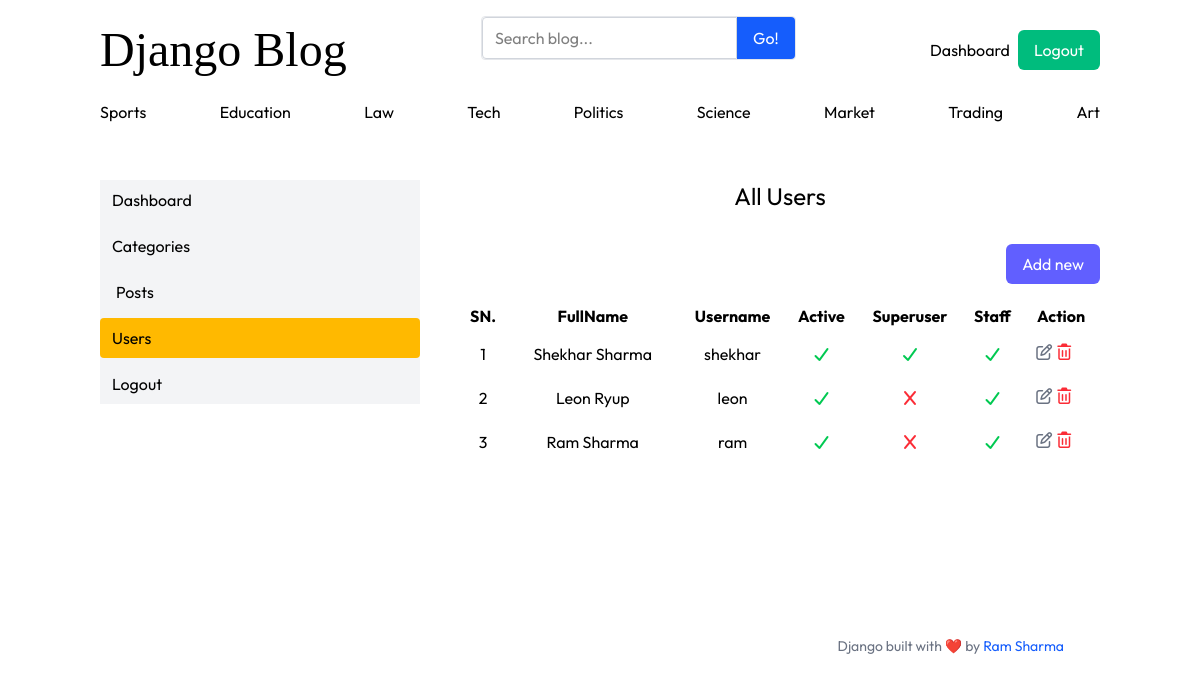
/dashboard/users (signed in), run on the app's committed database.
### blogs/models.py (models this page shows)
class Category(models.Model):
    category_name=models.CharField(max_length=100,unique=True)
    created_at=models.DateTimeField(auto_now_add=True)
    updated_at=models.DateTimeField(auto_now=True)
    class Meta:
        verbose_name_plural='categories'
    def __str__(self):
        return self.category_name

### dashboard/views.py (the view)
# urls.py: path('users',views.users,name="users"),
@permission_required('auth.view_user',raise_exception=True)
def users(request):
   users=User.objects.all()
   return render(request,'dashboard/view_users.html',context={'users':users})

### assignments/context_processors.py (called while the page is built)
def get_social_medias(request):
    social_links=SocialMedia.objects.all()
    return dict(social_links=social_links)

### blogs/context_processors.py (called while the page is built)
def categories_processor(request):
    categories=Category.objects.all()
    return dict(categories=categories)

### templates/Dashboard/view_users.html (shortened to what this page needs)
{% extends 'base.html' %}
{% block content %}
  <div class="w-full mx-auto mt-10">
    <div class="flex gap-10">
      {% include 'Dashboard/sidebar.html' %}
      {% if perms.auth.view_user %}
        <div class="flex flex-col gap-4 w-full">
          <h1 class="text-2xl text-center mb-4">All Users</h1>
          <a href="{% url 'add_user' %}" class="px-4 w-fit self-end cursor-pointer p-2 h-fit bg-indigo-500 rounded-md text-white">Add new</a>
          <div class="flex flex-col w-full h-80 overflow-y-scroll">
            <table class="table-auto">
              <thead>
                <tr>
                  <th class="p-1.5">SN.</th>
                  <th class="p-1.5">FullName</th>
                  <th class="p-1.5">Username</th>
                  <th class="p-1.5">Active</th>
                  <th class="p-1.5">Superuser</th>
                  <th class="p-1.5">Staff</th>
                  <th class="p-1.5">Action</th>
                </tr>
              </thead>
              <tbody>
                {% for user in users %}
                  <tr class="transition-all duration-200 cursor-pointer ease-in-out hover:bg-gray-100">
                    <td class="p-3 text-center">{{ forloop.counter }}</td>
                    <td class="p-3 text-center">{{ user.first_name }} {{ user.last_name }}</td>
                    <td class="p-3 text-center">{{ user.username }}</td>
                    <td class="p-3 text-center">
                      {% if user.is_active %}
                        <i class="fa-solid fa-check text-green-500"></i>
                      {% else %}
                        <i class="fa-solid fa-x text-red-500"></i>
                      {% endif %}
                    </td>
                    <td class="p-3 text-center">
                      {% if user.is_superuser %}
                        <i class="fa-solid fa-check text-green-500"></i>
                      {% else %}
                        <i class="fa-solid fa-x text-red-500"></i>
                      {% endif %}
                    </td>
                    <td class="p-3 text-center">
                      {% if user.is_staff %}
                        <i class="fa-solid fa-check text-green-500"></i>
                      {% else %}
                        <i class="fa-solid fa-x text-red-500"></i>
                      {% endif %}
                    </td>
                    <td class="p-3 text-center flex items-center">
                      <a href="{% url 'edit_user' user.id %}"><i class="fa-regular fa-pen-to-square text-gray-500"></i></a>
                      <a href="{% url 'delete_user' user.id %}"><i class="fa-regular fa-trash-can text-red-500"></i></a>
                    </td>
                  </tr>
                {% endfor %}
              </tbody>
            </table>
          </div>
        </div>
      {% else %}
        <h2 class="text-5xl font-serif">You arenot allowded to view this page</h2>
      {% endif %}
    </div>
  </div>
{% endblock %}

### templates/base.html (shortened to what this page needs)
{% load static %}
<html lang="en">
  <head>
    <link rel="stylesheet" href="https://cdnjs.cloudflare.com/ajax/libs/font-awesome/7.0.1/css/all.min.css" />
    <link rel="stylesheet" href="{% static 'src/css/output.css' %}" />
  </head>
  <body class="font-sans">
    <div class="w-full min-h-screen">
      <div class="w-10/12 mx-auto flex flex-col pt-4 gap-4">
        <nav class="flex justify-between w-full items-center">
          <h2 class="text-5xl font-serif"><a href="{% url 'home' %}">Django Blog</a></h2>
          <div class="bg-white border border-gray-200 rounded mb-6">
            <form action="{% url 'search_blog' %}" method="get" class="flex">
              <input name="keyword" value="{{ keyword }}" class="flex-1 border border-gray-300 rounded-l px-3 py-2 focus:outline-none focus:ring-2 focus:ring-blue-500" type="text" placeholder="Search blog..." aria-label="Enter search term..." aria-describedby="button-search" />
              <button type="submit" class="bg-blue-600 cursor-pointer text-white px-4 py-2 rounded-r hover:bg-blue-700" id="button-search" type="button">Go!</button>
            </form>
          </div>
          {% if not user.is_authenticated %}
            <div class="flex gap-2">
              <a href="{% url 'login' %}" class="px-4 cursor-pointer p-2 h-fit bg-amber-400 rounded-md text-black">Login</a>
              <a href="{% url 'register' %}" class="px-4 cursor-pointer h-fit rounded-md bg-slate-800 text-white p-2">Register</a>
            </div>
          {% else %}
            <div class="flex gap-2 items-center">
              <a href="{% url 'dashboard' %}">Dashboard</a>
              <a href="{% url 'logout' %}" class="px-4 cursor-pointer h-fit rounded-md bg-emerald-500 text-white p-2">Logout</a>
            </div>
          {% endif %}
        </nav>
        <div class="flex w-full justify-between">
          {% for category in categories %}
            <a href="{% url 'get_category_posts' category.id %}">{{ category }}</a>
          {% endfor %}
        </div>
        {% block content %}
        {% endblock %}
        <footer class="text-sm text-gray-500 text-end pr-9">
          Django built with ❤️ by <span class="text-blue-600">Ram Sharma</span>
        </footer>
      </div>
    </div>
  </body>
</html>

### data on the page
Category: category_name "Sports"
Category: category_name "Education"
Category: category_name "Law"
Category: category_name "Tech"
Category: category_name "Politics"
Category: category_name "Science"
Category: category_name "Market"
Category: category_name "Trading"
Category: category_name "Art"

### other printed values
{{ user.first_name }} "Shekhar"
{{ user.last_name }} "Sharma"
{{ user.username }} "shekhar"
{{ user.first_name }} "Leon"
{{ user.last_name }} "Ryup"
{{ user.username }} "leon"
{{ user.first_name }} "Ram"
{{ user.username }} "ram"
